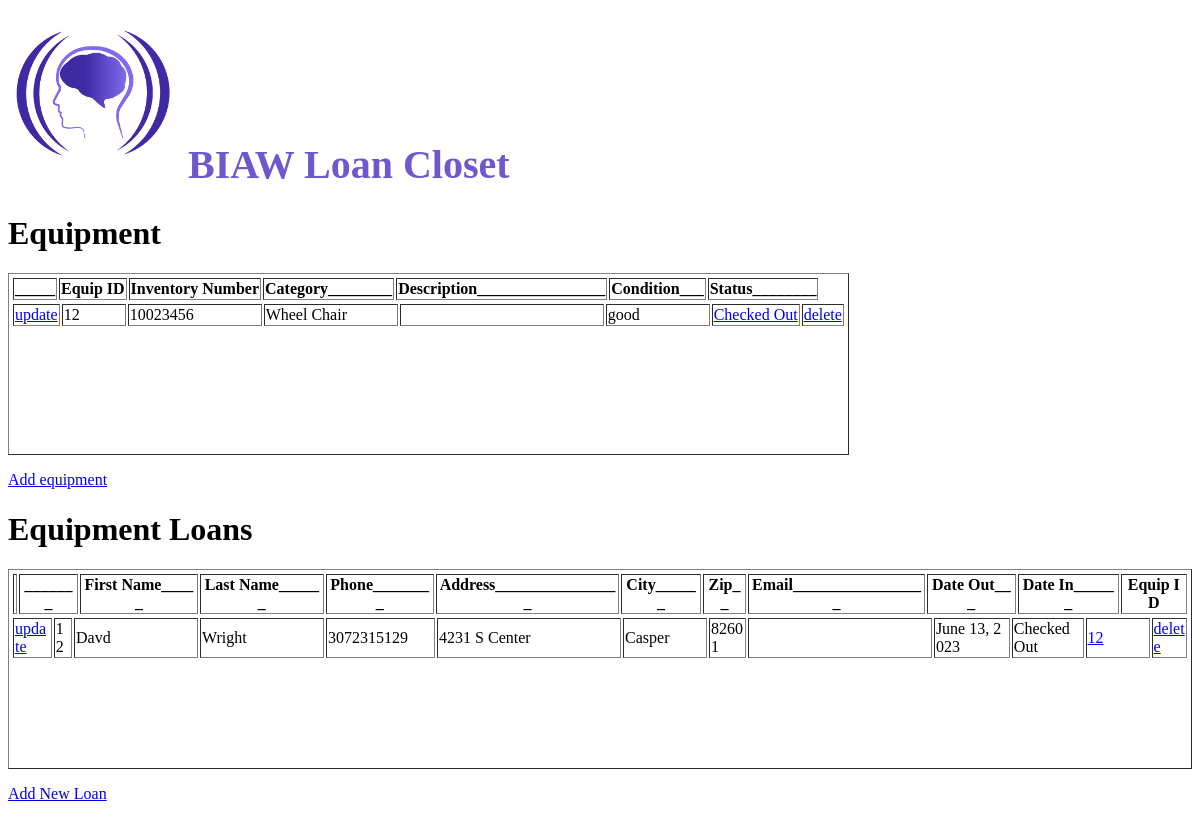
/, run on an earlier commit of the app's database.
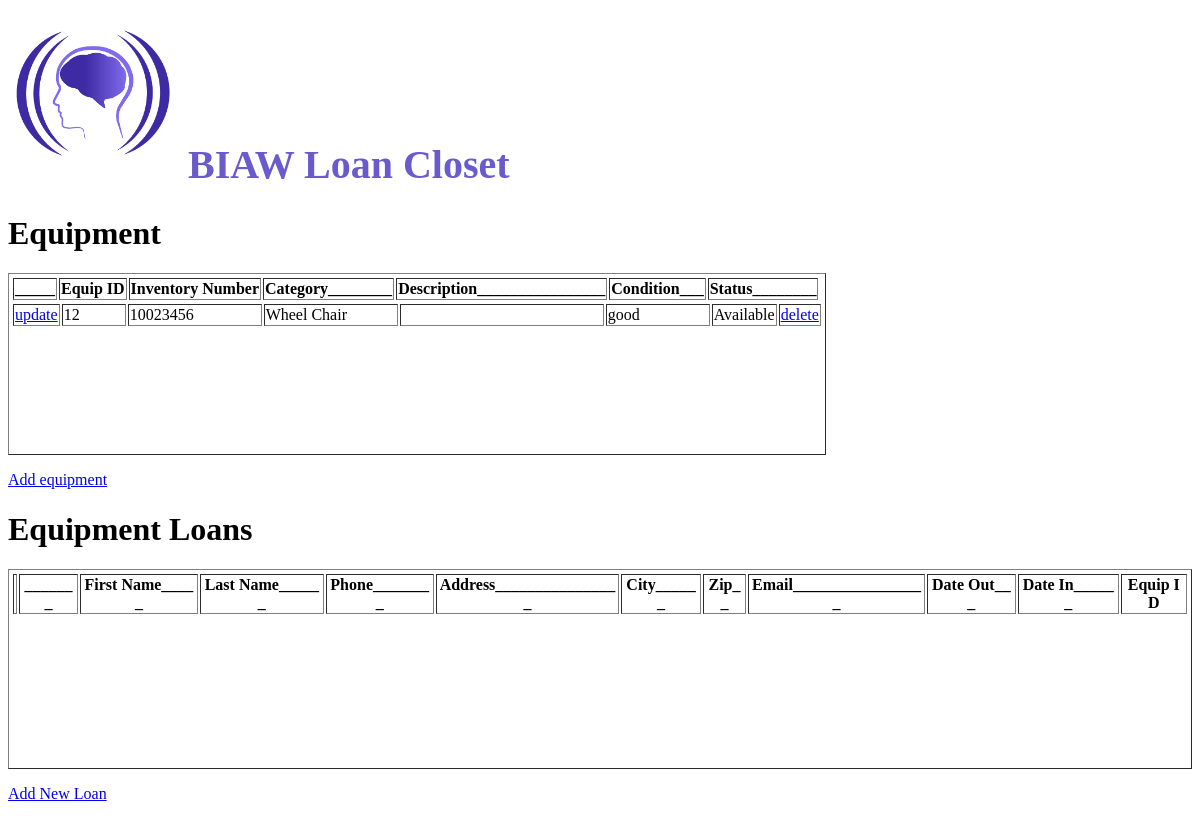
And on a later commit of the database.
### loans/models.py (models this page shows)
class Equipment(models.Model):
    invnumber = models.IntegerField()
    category = models.CharField(max_length=10)
    description = models.CharField(max_length=225)
    condition = models.CharField(max_length=225)
    checkedout = models.BooleanField()

class Loans(models.Model):
    first_name = models.CharField(max_length=50)
    last_name = models.CharField (max_length=50)
    phone_number = models.CharField(max_length=20)
    address = models.CharField(max_length=50)
    city = models.CharField(max_length=20)
    zip = models.IntegerField()
    email = models.CharField(max_length=50, default="")
    date_out = models.DateField()
    date_in = models.DateField(blank=True, null=True)
    equip_id = models.IntegerField()

### loans/views.py (the view)
# urls.py: 2. Add a URL to urlpatterns:  path('', views.home, name='home')
def home(request):
 items = Equipment.objects.order_by('category').all().values()
 clients = Loans.objects.all().values()
 template = loader.get_template('home.html')
 context = {
   'items': items,
   'clients': clients,
 }
 return HttpResponse(template.render(context, request))

### loans/templates/home.html (shortened to what this page needs)
{% load static %}
<h1 style="color:SlateBlue; font-family: cursive; font-size: 40px; "><img src="{% static 'BIAW_Logo.png' %}" width="170"> BIAW Loan Closet </h1>
<h1>Equipment</h1>
<table class = "fixed_header", border="1">
<thead>
<tr>
   <th>_____</th>
   <th> Equip ID</th>
   <th> Inventory Number </th>
   <th> Category________</th>
   <th> Description________________ </th>
   <th> Condition___ </th>
   <th> Status________ </th>
</tr>
</thead>
<tbody>
{% for x in items %}
<tr>
   <td><a href="update/{{ x.id }}">update</a></td>
   <td style = "width: 60px">{{ x.id }}</td>
   <td style = "width: 130px">{{ x.invnumber }}</td>
   <td style = "width: 130px">{{ x.category }}</td>
   <td style = "width: 200px">{{ x.description }}</td>
   <td style = "width: 100px">{{ x.condition }}</td>
   {%if x.checkedout%}
      <td><a href="display_client/{{ x.id }}">{{'Checked Out'}}</a></td>
   {%else%}
      <td>{{ "Available" }}</td>
   {%endif%}
   <td><a href="del_equip/{{ x.id }}">delete</a></td>
</tr>
{% endfor %}
</tbody>
</table>
<p>
   <a href="add/">Add equipment</a>
   </p>
<h1>Equipment Loans</h1>
<table class = "fixed_header", border="1">
<thead>
<tr>
   <th></th>
   <th>_______</th>
   <th> First Name_____ </th>
   <th> Last Name______ </th>
   <th> Phone________ </th>
   <th> Address________________ </th>
   <th> City______ </th>
   <th> Zip__ </th>
   <th> Email_________________</th>
   <th> Date Out___ </th>
   <th> Date In______ </th>
   <th> Equip ID </th>
</tr>
</thead>
<tbody>
{% for x in clients %}
<tr>
   <td><a href="update_loan/{{ x.id }}">update</a></td>
   <td>{{ x.id }}</td>
   <td style = "width: 120px">{{ x.first_name }}</td>
   <td style = "width: 120px">{{ x.last_name }}</td>
   <td style = "width: 105px">{{ x.phone_number }}</td>
   <td style = "width: 180px">{{ x.address }}</td>
   <td style = "width: 80px">{{ x.city }}</td>
   <td>{{ x.zip }}</td>
   <td style = "width: 180px">{{x.email }}</td>
   <td>{{ x.date_out }}</td>
   {%if x.date_in is not None%}
      <td>{{ x.date_in }}</td>
   {%else%}
      <td>{{"Checked Out"}}
   {%endif%}
   <td style = "width: 60px"><a href="display_loan/{{ x.equip_id }}">{{x.equip_id}}</a></td>
   <td><a href="del_client/{{ x.id }}">delete</a></td>
</tr>
{% endfor %}
</tbody>
</table>
<p>
   <a href="add_loan/">Add New Loan</a>
   </p>

What changed in the data, as far as the page shows it:
removed Loans: id "12", first_name "Davd", last_name "Wright", phone_number "3072315129", address "4231 S Center", city "Casper", zip "82601", date_out "June 13, 2023", value "Checked Out", equip_id "12"
changed Equipment "Wheel Chair": checkedout True → False (drawn); value "Checked Out" → "Available"
